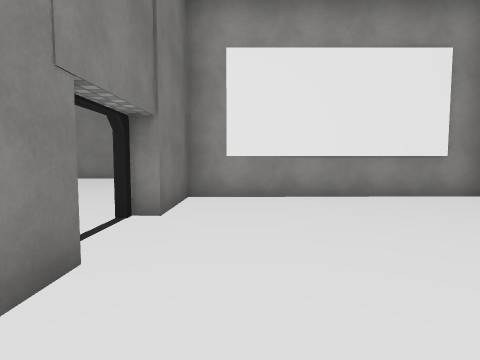
[1] (above)

21 first-person views from a walk through a scene from a Unity 3-D project. The camera is 1.5 m above the floor, tilts 4° down and sees 80° across. The floor is counted in squares, 2 m on a side. Each view is taken from the middle of a square. On the plan, view 1 faces up. The plan holds only what a view shows up to about 10 squares ahead; the rest is blank. The place goes on beyond the plan. The player is left out. Some animated figures are left out. Door leaves are left out, so doorways stand open. Some surface patterns are stand-ins.

[2]
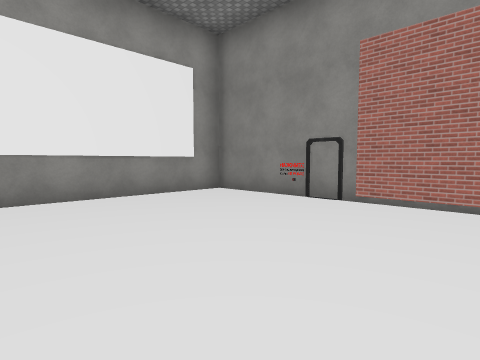

[3]
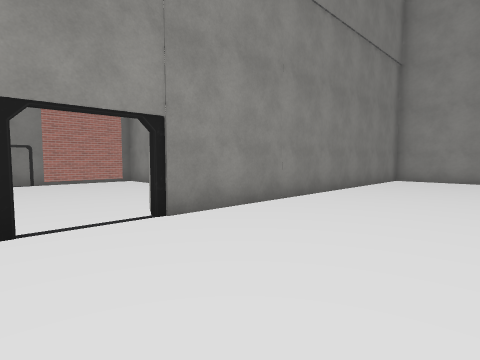

[4]
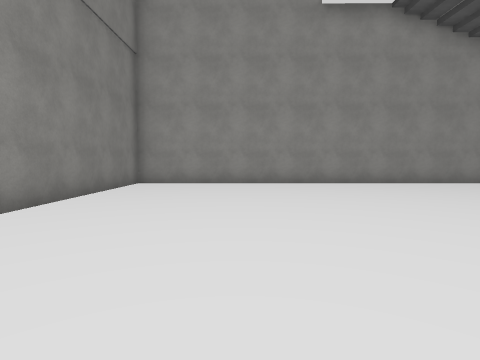

[5]
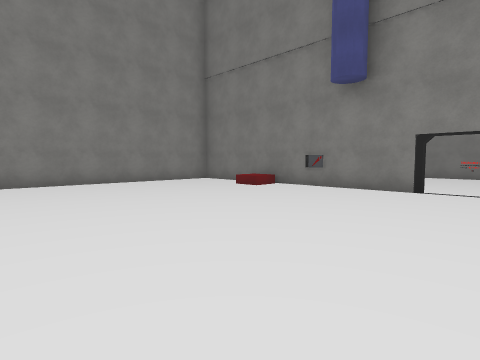

[6]
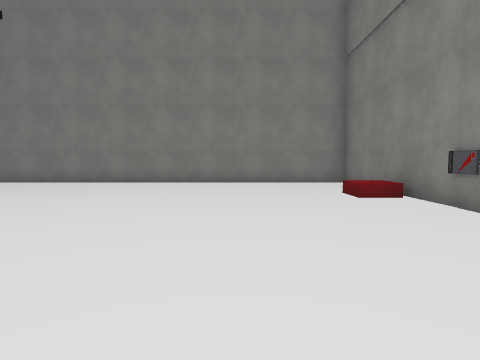

[7]
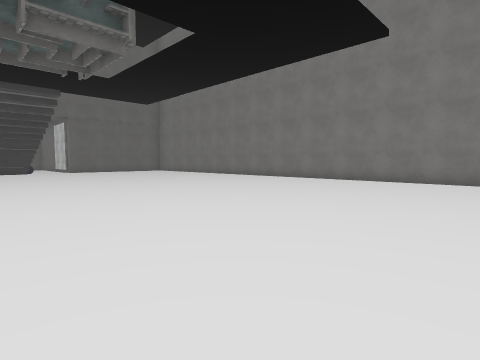

[8]
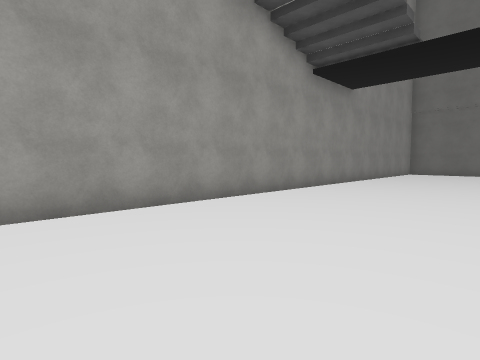

[9]
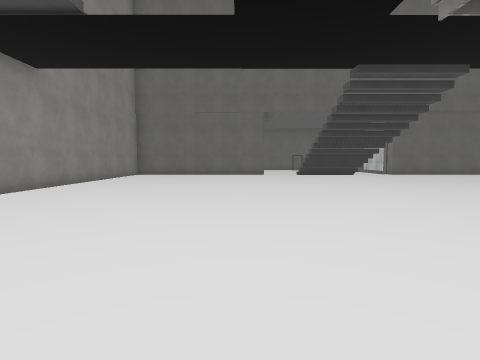

[10]
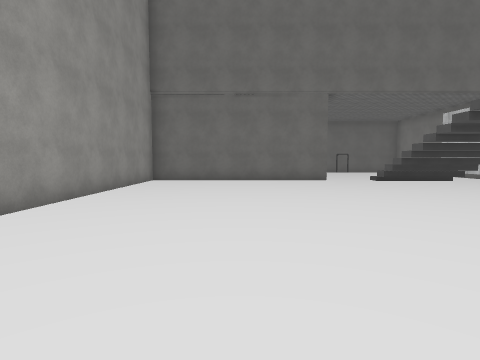

[11]
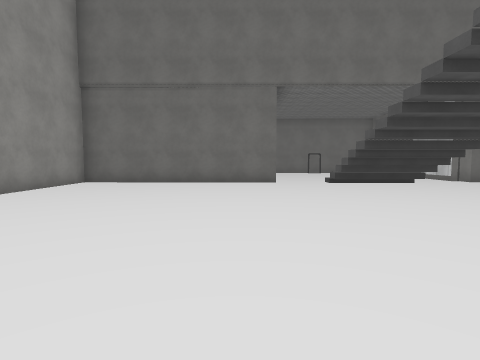

[12]
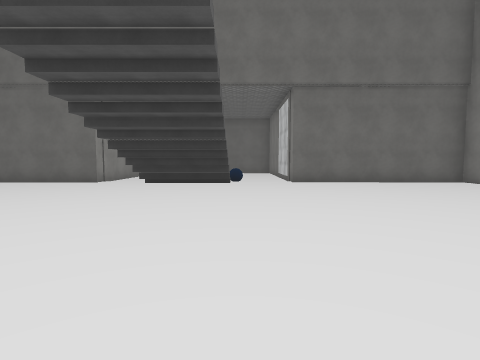

[13]
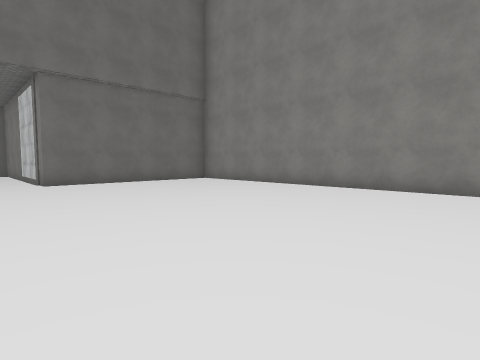

[14]
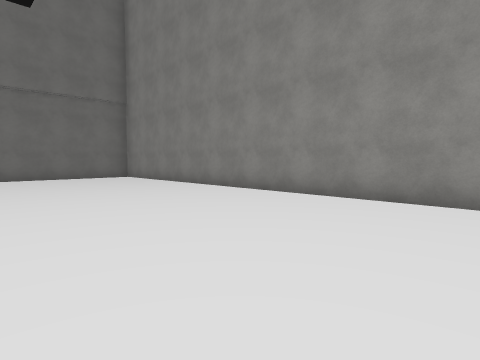

[15]
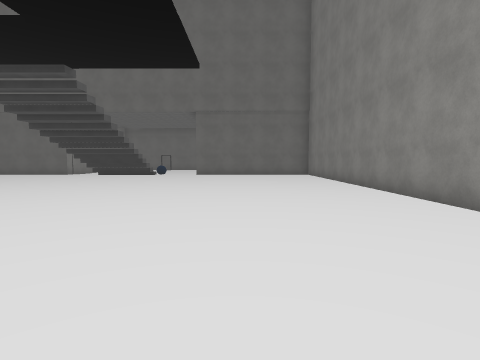

[16]
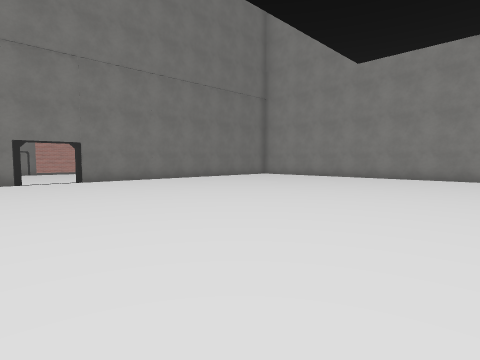

[17]
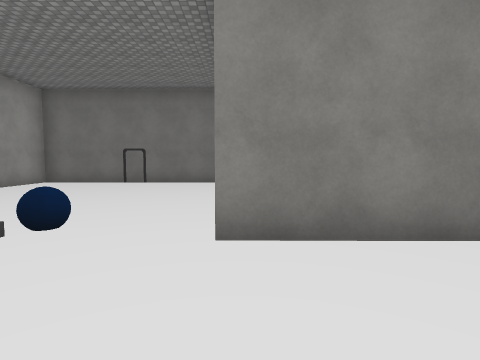

[18]
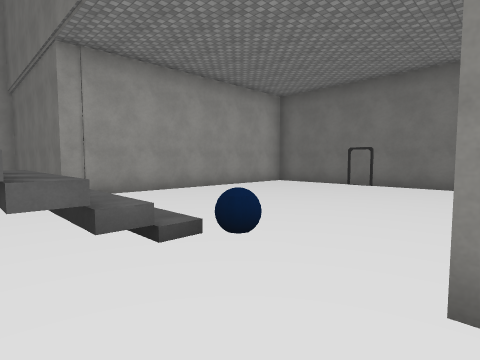

[19]
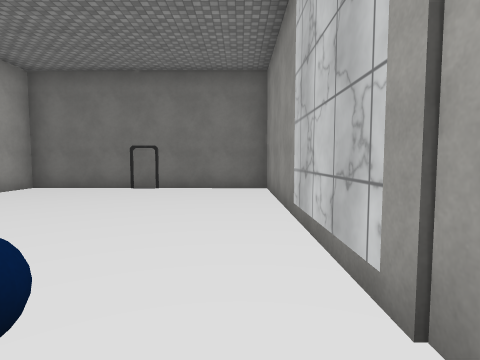

[20]
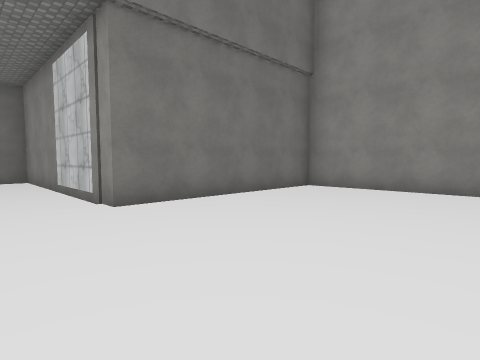

[21]
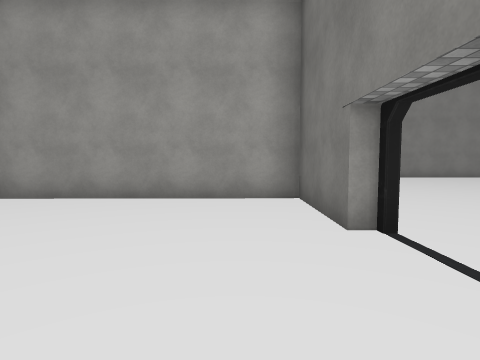

### Floor plan
Ten units are one square. View 1 is at (0, 0); x grows to the right and y downward. Boxes are objects, and circles mark ways between rooms. Rooms are numbered by the first view taken in them; rooms with no view inside come last. Other rooms are left out.
<svg viewBox="-334 -120 390 197">
<path fill="none" stroke="#000" d="M-11 -20 -12 6 46 5M42 -57 -2 -57M51 1 51 -59 -11 -58 -11 -38M-232 -38 -232 -9 -252 -9M-242 -38 -242 -9M-16 -38 -16 -115 -256 -115 -256 -57M-252 -37 -237 -37 -237 -9M-257 9 -257 72 -17 72 -16 -20M-247 -38 -247 -9M-256 -57 -328 -57 -329 7 -260 7M-261 9 -257 9"/>
<rect x="-25" y="-85" width="10" height="10" fill="#bbb"><title>other object</title></rect>
<rect x="-265" y="-45" width="10" height="10" fill="#bbb"><title>other object</title></rect>
<circle cx="-15" cy="-30" r="3" fill="#2a7"/>
<circle cx="-248" cy="-25" r="3" fill="#2a7"/>
<text x="20" y="-30">1</text>
<text x="-130" y="-20">2</text>
<text x="-290" y="-30">3</text>
</svg>
Room 1 opens to room 2. Room 2 opens to room 3.

Where each view was taken, in squares from view 1:
view 1: 0 up, 0 right, facing up
view 2: 0 up, 0 right, facing up-right
view 3: 4 up, 5 left, facing down-right
view 4: 2 up, 5 left, facing down
view 5: 2 up, 9 left, facing up-right
view 6: 2 up, 5 left, facing up
view 7: 1 up, 7 left, facing up-left
view 8: 3 down, 9 left, facing down-left
view 9: 2 down, 11 left, facing left
view 10: 4 down, 15 left, facing left
view 11: 2 down, 16 left, facing left
view 12: 4 up, 16 left, facing left
view 13: 4 up, 16 left, facing up-left
view 14: 6 up, 13 left, facing up-left
view 15: 8 up, 11 left, facing left
view 16: 5 up, 12 left, facing down-right
view 17: 6 up, 23 left, facing left
view 18: 6 up, 24 left, facing down-left
view 19: 5 up, 25 left, facing left
view 20: 4 up, 21 left, facing up-left
view 21: 5 up, 0 right, facing down
